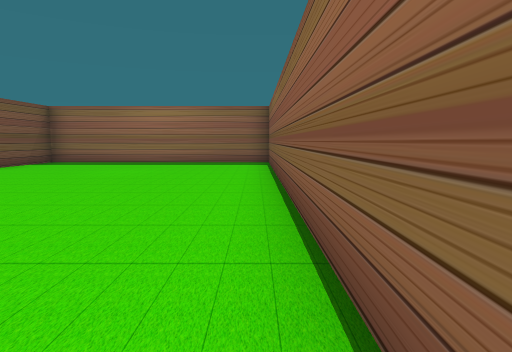
View 1 (above)

18 first-person views from a walk through a 3-D level made in the Unity game engine. The camera is 1.4 m above the floor, tilts 6° down and sees 75° across. The floor is counted in squares, 2 m on a side. Each view is taken from the middle of a square. On the plan, view 1 faces up. The plan holds only what a view shows up to about 10 squares ahead; the rest is blank. The player character is not drawn.

View 2
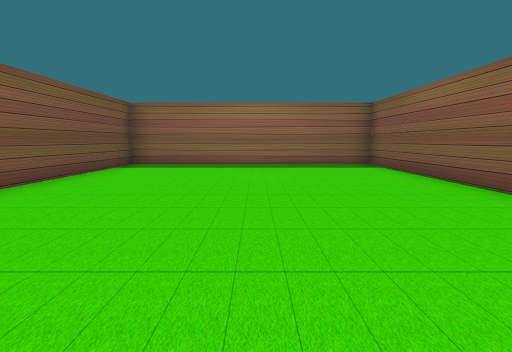

View 3
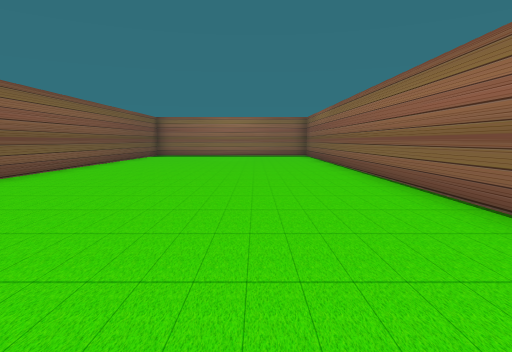

View 4
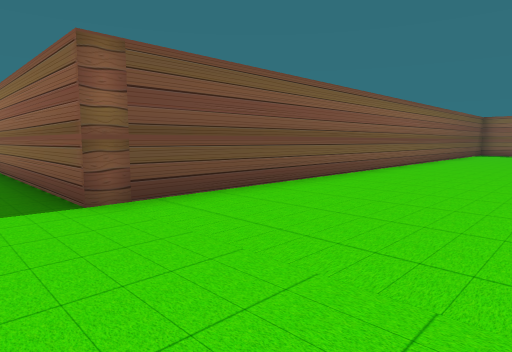

View 5
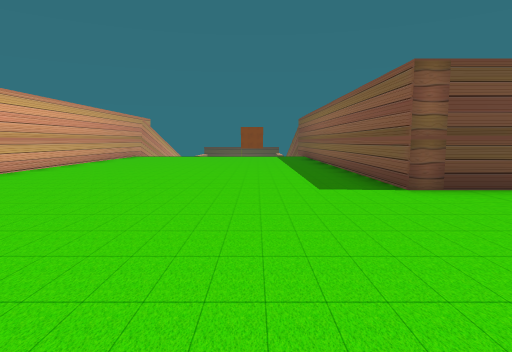

View 6
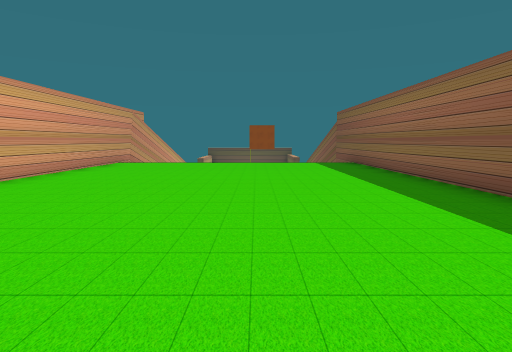

View 7
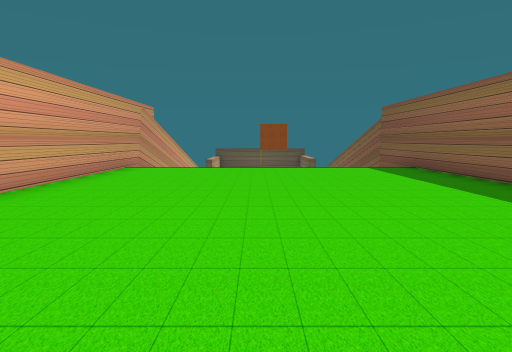

View 8
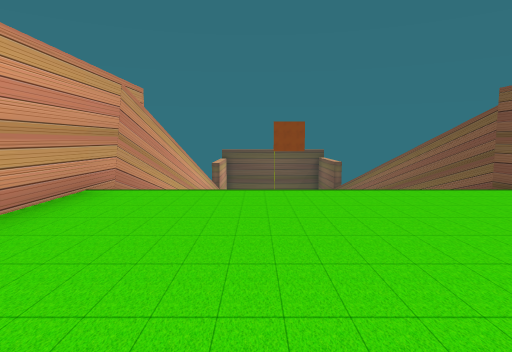

View 9
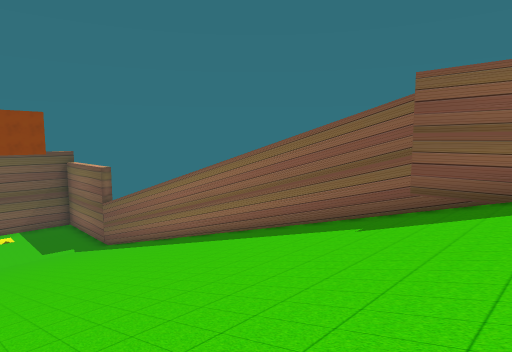

View 10
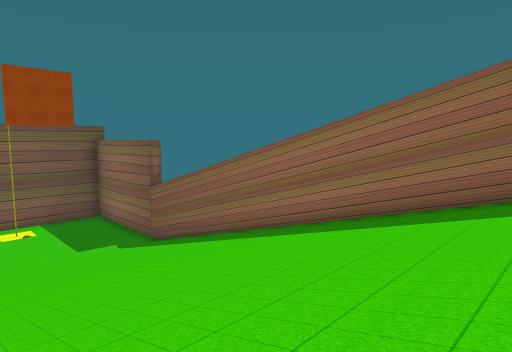

View 11
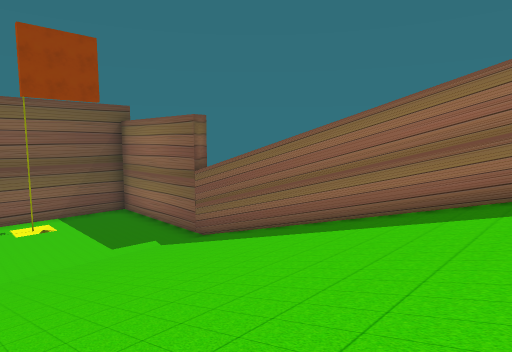

View 12
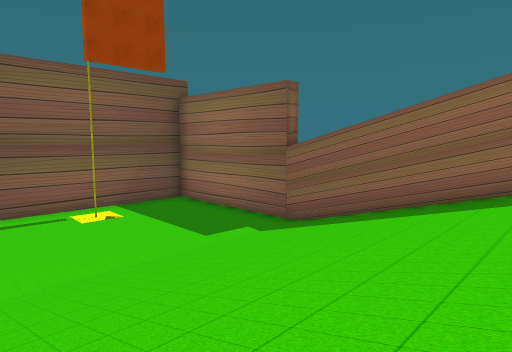

View 13
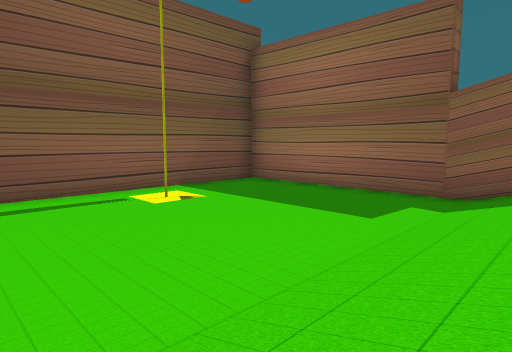

View 14
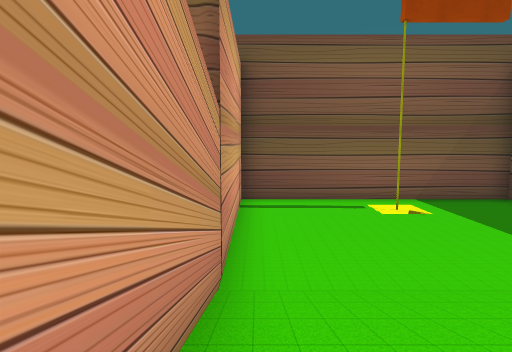

View 15
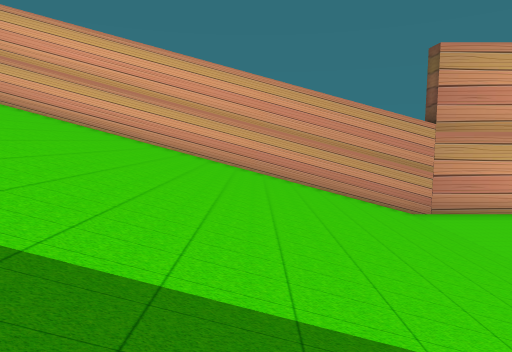

View 16
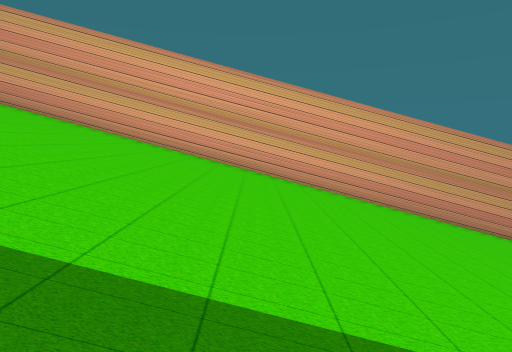

View 17
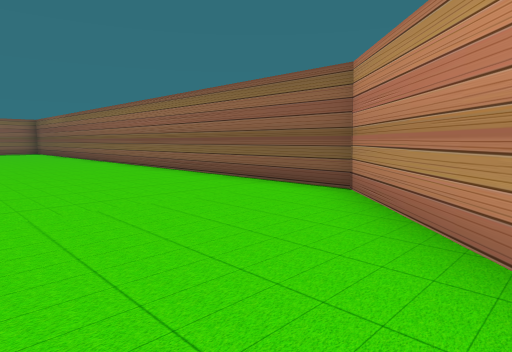

View 18
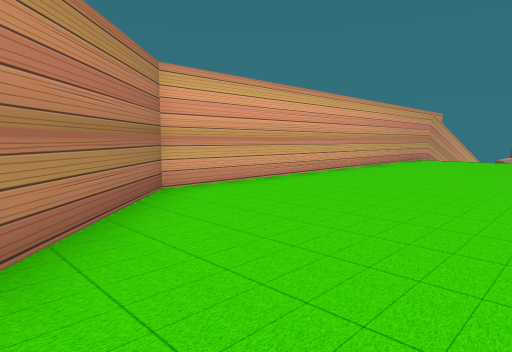

### Floor plan
Key: @ floor where view 1 was taken; # wall or solid block; . main floor; - floor 9 m lower than the main floor; / step, stairs or slope.
Columns run from 40 left of view 1 to 1 right of it. Each row starts with its distance up from view 1.
 11                                  #########
 10                                  #.......#
  9                                  #.......#
  8                                  #.......#
  7                                  #.......#
  6                                  #.......#
  5                                  #.......#
  4                                  #.......#
  3                                  #.......#
  2                                  #.......#
  1                                  #.......#
  0                                  #......@#
 -1                                  #.......#
 -2                                  #.......#
 -3                                  #.......#
 -4                                  #.......#
 -5                                  #.......#
 -6 ##################################.......#
 -7 #------/////////////////.................#
 -8 #------/////////////////................##
 -9 #------/////////////////...............##
-10 #------/////////////////..............##
-11 #-#----/////////////////.............
-12 #------/////////////////............#
-13 #------/////////////// /...........##
-14 #------/////////////////..........##
-15 ###################################

Positions as (right, up) in squares from view 1, and headings:
1: (0, 0), facing up
2: (-3, 1), facing up
3: (-2, -5), facing up
4: (-3, -8), facing up-left
5: (-2, -9), facing left
6: (-6, -10), facing left
7: (-8, -11), facing left
8: (-12, -12), facing left
9: (-17, -13), facing up-left
10: (-22, -13), facing up-left
11: (-25, -13), facing up-left
12: (-28, -14), facing up-left
13: (-32, -14), facing up-left
14: (-30, -14), facing left
15: (-30, -7), facing down
16: (-27, -7), facing down
17: (-4, -10), facing up-right
18: (-4, -10), facing down-left
